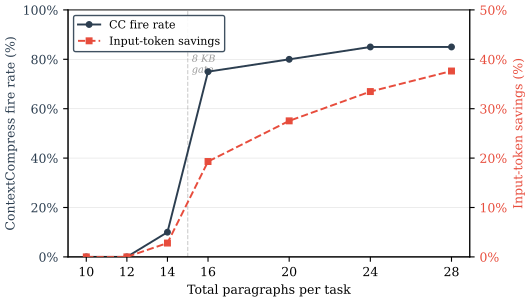

Recreate this plot in Python.
"""Figure 5: Regime transition — CC fire rate and token savings vs. distractor density.

Dual-axis line plot. Left axis: ContextCompress fire rate (%) as distractor
paragraphs are added on top of the base 10 HotpotQA paragraphs. Right axis:
input-token savings (%). A vertical dashed reference line marks the structural
8 KB threshold region (around extras=5–6) where the sharp transition occurs.

Data: bench/paper_results/density_sweep.csv
"""

from pathlib import Path

import csv

import matplotlib.pyplot as plt
import matplotlib.ticker as mticker
import numpy as np

plt.rcParams.update({
    "font.family": "serif",
    "font.size": 9,
    "axes.labelsize": 9,
    "axes.titlesize": 10,
    "legend.fontsize": 8,
    "mathtext.fontset": "cm",
    "pdf.fonttype": 42,
    "ps.fonttype": 42,
    "axes.linewidth": 0.7,
})

DATA = Path(__file__).resolve().parent.parent / "paper_results" / "density_sweep.csv"
OUT = Path(__file__).resolve().parent / "fig5_density_sweep.pdf"

DARK = "#2c3e50"
ACCENT = "#e74c3c"
GRID = "#9a9a9a"


def _load() -> tuple[list[int], list[float], list[float]]:
    extras, fire_rates, tok_savings = [], [], []
    with DATA.open() as f:
        for row in csv.DictReader(f):
            extras.append(int(row["extras"]))
            fire_rates.append(float(row["cc_fire_rate_pct"]))
            tok_savings.append(float(row["input_token_savings_pct"]))
    return extras, fire_rates, tok_savings


def main() -> None:
    extras, fire_rates, tok_savings = _load()
    total_paras = [10 + e for e in extras]

    fig, ax1 = plt.subplots(figsize=(5.5, 3.2))
    ax2 = ax1.twinx()

    # Light gridlines behind everything
    for y in (20, 40, 60, 80):
        ax1.axhline(y, color=GRID, alpha=0.25, lw=0.5, zorder=0)

    # Vertical threshold annotation — transition happens between extras=4 (14 paras)
    # and extras=6 (16 paras), i.e. total_paras ~15
    ax1.axvline(15, color=GRID, alpha=0.5, lw=0.8, linestyle="--", zorder=0)
    ax1.text(15.2, 82, "8 KB\ngate", fontsize=7, color=GRID,
             va="top", style="italic")

    line1, = ax1.plot(total_paras, fire_rates,
                      color=DARK, marker="o", markersize=4,
                      linewidth=1.4, label="CC fire rate", zorder=3)
    line2, = ax2.plot(total_paras, tok_savings,
                      color=ACCENT, marker="s", markersize=4,
                      linewidth=1.4, linestyle="--", label="Input-token savings", zorder=3)

    ax1.set_xlabel("Total paragraphs per task")
    ax1.set_ylabel("ContextCompress fire rate (%)", color=DARK)
    ax2.set_ylabel("Input-token savings (%)", color=ACCENT)

    ax1.set_ylim(0, 100)
    ax2.set_ylim(0, 50)
    ax1.set_xticks(total_paras)
    ax1.yaxis.set_major_formatter(mticker.FormatStrFormatter("%g%%"))
    ax2.yaxis.set_major_formatter(mticker.FormatStrFormatter("%g%%"))
    ax1.tick_params(axis="y", labelcolor=DARK)
    ax2.tick_params(axis="y", labelcolor=ACCENT)

    ax1.spines["top"].set_visible(False)

    lines = [line1, line2]
    labels = [l.get_label() for l in lines]
    ax1.legend(lines, labels, loc="upper left", frameon=True,
               framealpha=0.9, edgecolor=DARK, fontsize=8)

    fig.tight_layout()
    fig.savefig(OUT, format="pdf", dpi=300, bbox_inches="tight", pad_inches=0.05)
    plt.close(fig)
    print(f"wrote {OUT}")


if __name__ == "__main__":
    main()
